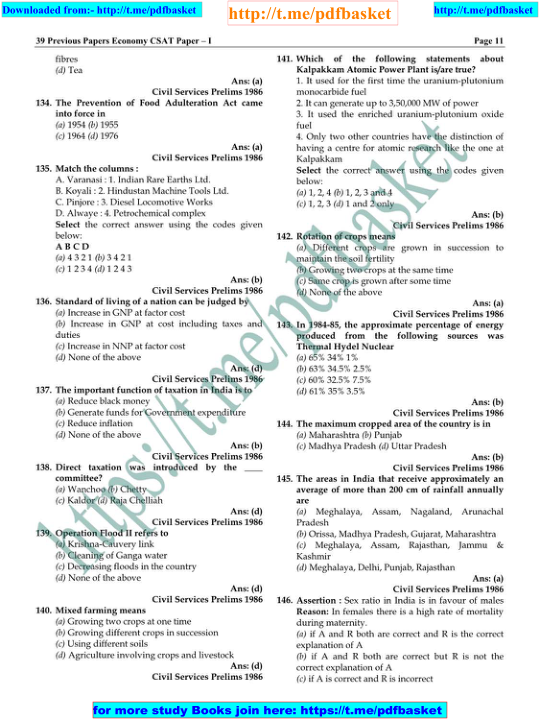
#> input picture img.png, 540 x 720 px
$ python assignment2.py
#> lines starting #> are read from the running program, lines starting #| are printed output that depends on the picture; after the words box and inside, x2 and y2 are one past the last pixel; in counts of white or black regions, pixels touching at a corner belong together
import cv2
import numpy as np

while True:
    image = cv2.imread(r'img.png')
#> image is the input picture: shape (720, 540, 3); mean B, G, R 237.1, 236.1, 230.7
    gray = cv2.cvtColor(image, cv2.COLOR_BGR2GRAY)
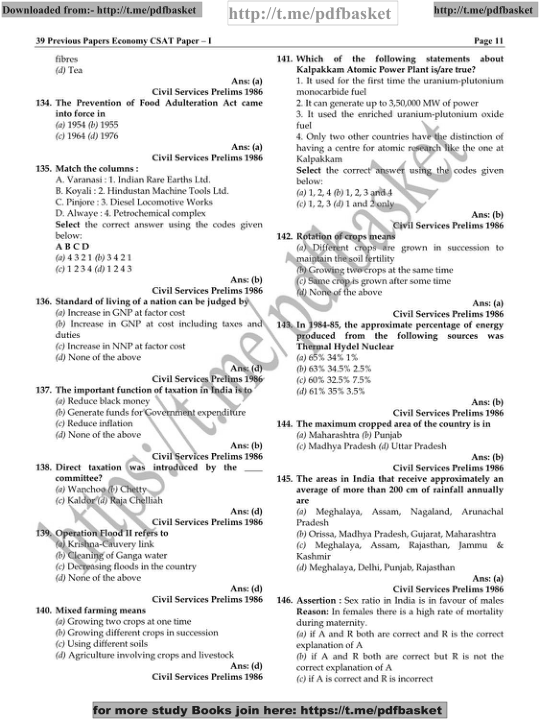
#> gray: shape (720, 540); min 1, max 255, mean 234.6
    blur = cv2.GaussianBlur(gray, (29,837), 0)
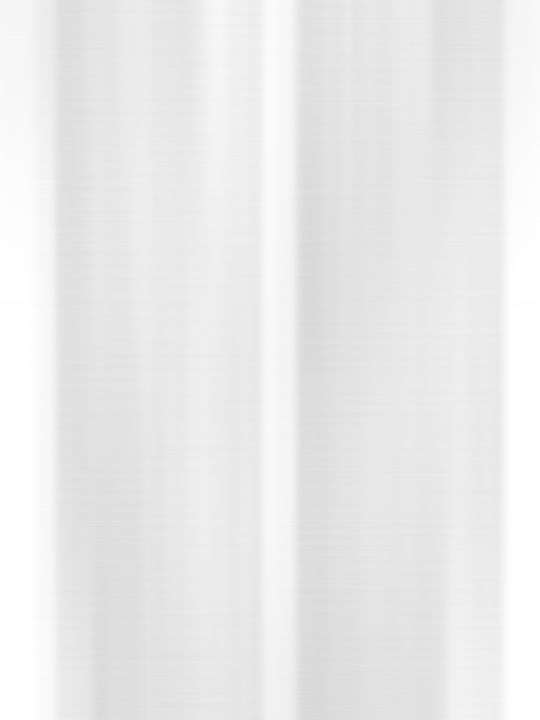
#> blur: shape (720, 540); min 216, max 255, mean 234.6
    thresh = cv2.threshold(blur, 0, 245, cv2.THRESH_BINARY_INV + cv2.THRESH_OTSU)[1]
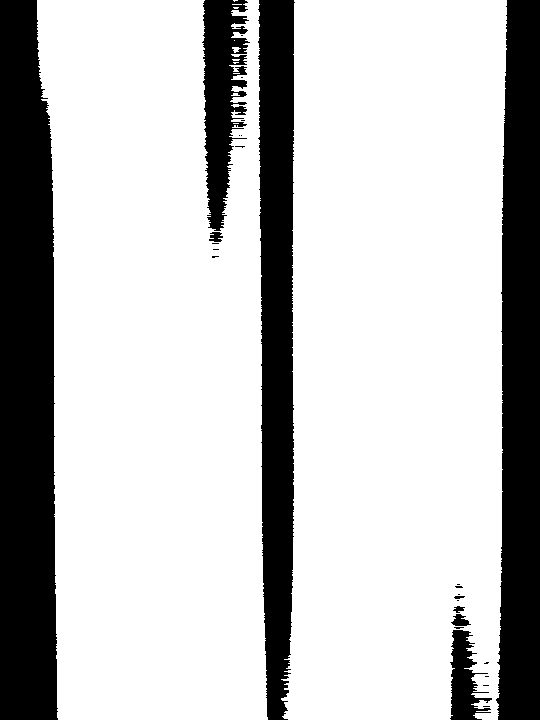
#> thresh: shape (720, 540); values 0 (black) and 245 (white), 75.4% white; 27 black regions (18 under 20 px)
    rows, cols = thresh.shape
#> rows = 720; cols = 540
    kernel = cv2.getStructuringElement(cv2.MORPH_RECT, (25,25))

    dilate = cv2.dilate(thresh, kernel, iterations=10)
#> dilate: shape (720, 540); every value is 245
    count=0
    # Find contours and draw rectangle
    cnts = cv2.findContours(thresh, cv2.RETR_EXTERNAL, cv2.CHAIN_APPROX_SIMPLE)
#> cnts = 12 contours, 9 with area under 20; largest, box (x1, y1, x2, y2) and area: (281, 0, 507, 720) 147902, (37, 0, 268, 720) 142760, (232, 47, 241, 53) 21
    cnts = cnts[0] if len(cnts) == 2 else cnts[1]
    for c in cnts:
        x,y,w,h = cv2.boundingRect(c)
        if(((y+h)-y)==rows):
            count+=1
#> this loop made 12 passes
#> (x, y, w, h, count) on passes 10, 12: (281, 0, 226, 720, 1), (37, 0, 231, 720, 2)
#> (c, x, y, w, h) on passes 1, 3, 5, 8, 9, 11: ([[233, 123], [238, 123]], 233, 123, 6, 1), ([[233, 73], [239, 73]], 233, 73, 7, 1), ([[232, 59], [233, 60], [238, 60], [239, 59]], 232, 59, 8, 2), ([[233, 7], [234, 8], [237, 8], [238, 7]], 233, 7, 6, 2), ([[232, 4], [241, 4]], 232, 4, 10, 1), ([[233, 0], [234, 1], [235, 0], [237, 0]], 233, 0, 5, 2)
#> after the loop, count = 2
    for i in range(count-1):
        X = (i+1)*cols//count
        cv2.line(image, (X,rows//15),(X,rows-25), (255,0,0), 2)
#> this loop made 1 pass
#> X on pass 1: 270
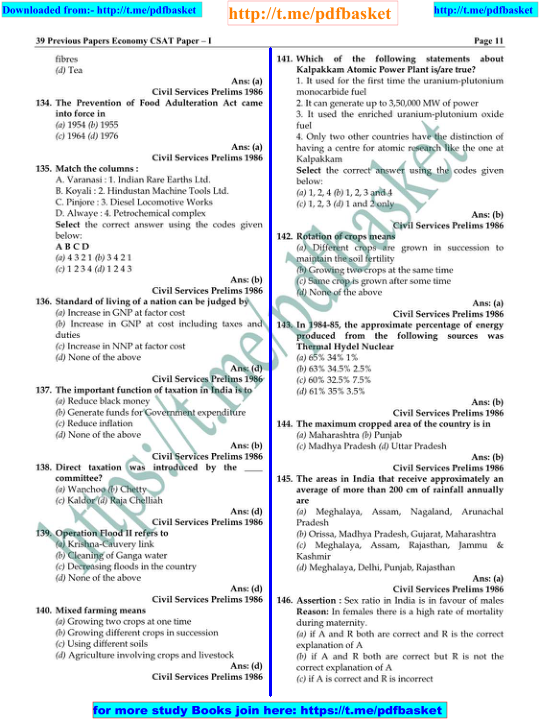
#> image: shape (720, 540, 3); 0.5% of pixels changed, all inside (x1, y1, x2, y2) = (269, 47, 272, 697)
    cv2.imshow('image', image)
    if cv2.waitKey(1) & 0xFF == ord('q'):
#> (key q is pressed here)
        break
cv2.destroyAllWindows()
